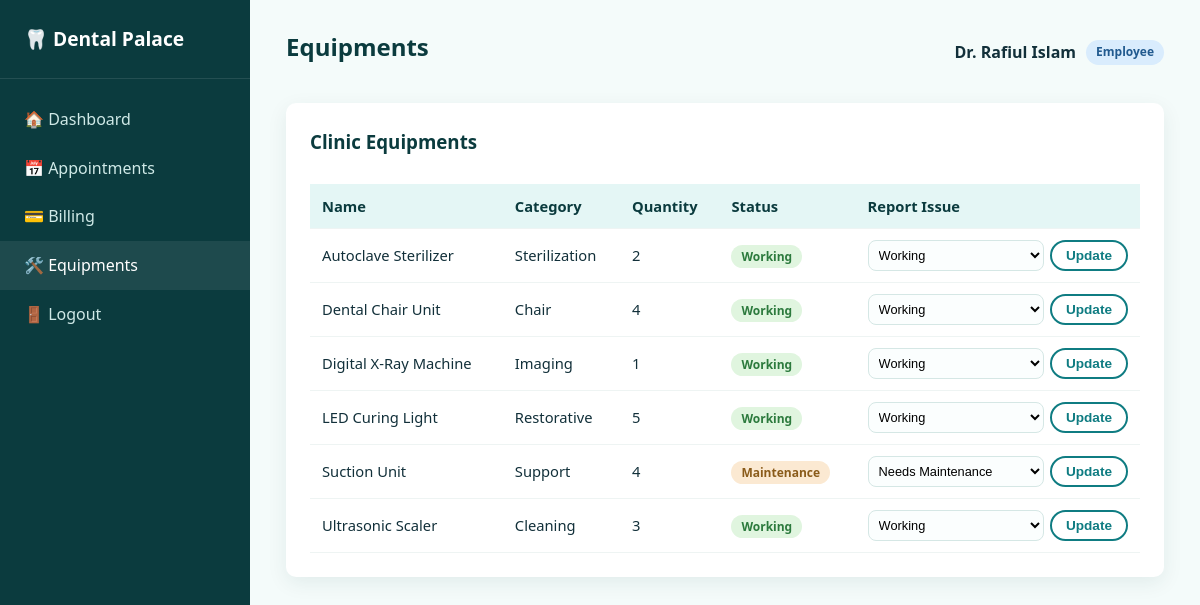
Screenshot of /employee/equipments.php (signed in) with the database file from the repository.
### tables this page shows
CREATE TABLE equipments (
    id INT AUTO_INCREMENT PRIMARY KEY,
    name VARCHAR(120) NOT NULL,
    category VARCHAR(80) DEFAULT NULL,
    quantity INT NOT NULL DEFAULT 1,
    price DECIMAL(10,2) NOT NULL DEFAULT 0,
    purchase_date DATE DEFAULT NULL,
    status ENUM('working','maintenance','damaged') NOT NULL DEFAULT 'working',
    created_at TIMESTAMP DEFAULT CURRENT_TIMESTAMP
);

### includes/auth.php (called while the page is built, shortened)
<?php
function h($str) {
    return htmlspecialchars($str ?? '', ENT_QUOTES, 'UTF-8');
}

### employee/equipments.php (the view, shortened to what this page needs)
<?php
require_once __DIR__ . '/../includes/auth.php';
$equipments = $conn->query("SELECT * FROM equipments ORDER BY name ASC");
require_once __DIR__ . '/../includes/dash_header.php';
?>
<div class="panel">
  <div class="panel-head"><h3>Clinic Equipments</h3></div>
  <table>
    <tr><th>Name</th><th>Category</th><th>Quantity</th><th>Status</th><th>Report Issue</th></tr>
    <?php if ($equipments->num_rows === 0): ?>
      <tr><td colspan="5" class="empty-state">No equipment recorded.</td></tr>
    <?php else: while ($eq = $equipments->fetch_assoc()): ?>
      <tr>
        <td><?php echo h($eq['name']); ?></td>
        <td><?php echo h($eq['category']); ?></td>
        <td><?php echo (int)$eq['quantity']; ?></td>
        <td><span class="status status-<?php echo $eq['status']; ?>"><?php echo $eq['status']; ?></span></td>
        <td>
          <form method="POST" style="display:flex; gap:6px;">
            <select name="status" class="form-control" style="padding:6px; font-size:.8rem;">
              <option value="working" <?php echo $eq['status']==='working'?'selected':''; ?>>Working</option>
              <option value="maintenance" <?php echo $eq['status']==='maintenance'?'selected':''; ?>>Needs Maintenance</option>
            </select>
            <button type="submit" class="btn btn-sm btn-outline">Update</button>
          </form>
        </td>
      </tr>
    <?php endwhile; endif; ?>
  </table>
</div>
<?php require_once __DIR__ . '/../includes/dash_footer.php'; ?>

### assets/css/style.css (style rules this page uses)
:root { --teal-900:#0b3b3e; --teal-700:#0f7c82; --teal-500:#17a6ad; --teal-100:#e4f6f5; --mint-bg:#f4fbfa; --navy:#12303a; --ink-soft:#5b7b83; --white:#ffffff; --amber:#e0a63e; --danger:#c1443b; --success:#2f9e63; --radius:10px; --shadow:0 6px 20px rgba(15,60,64,0.08); font-family:'Segoe UI', 'Poppins', Arial, sans-serif; }
* { box-sizing:border-box; }
body { margin:0; background:var(--mint-bg); color:var(--navy); line-height:1.55; }
h1,h2,h3,h4 { font-family:'Poppins','Segoe UI',sans-serif; color:var(--teal-900); margin:0 0 .5em; }
.btn { display:inline-block; padding:10px 22px; border-radius:30px; border:none; background:var(--teal-700); color:#fff; font-weight:600; cursor:pointer; transition:.2s; text-align:center; }
.btn-outline { background:transparent; color:var(--teal-700); border:2px solid var(--teal-700); }
.btn-sm { padding:6px 14px; font-size:.85rem; border-radius:20px; }
.form-control { width:100%; padding:11px 14px; border:1px solid #d5e7e5; border-radius:8px; font-size:.95rem; background:#fbfefe; }
.panel { background:#fff; border-radius:var(--radius); box-shadow:var(--shadow); padding:24px; margin-bottom:26px; }
.panel-head { display:flex; justify-content:space-between; align-items:center; margin-bottom:18px; flex-wrap:wrap; gap:10px; }
table { width:100%; border-collapse:collapse; font-size:.92rem; }
th,td { padding:11px 12px; text-align:left; border-bottom:1px solid #eef4f3; }
th { background:var(--teal-100); color:var(--teal-900); font-weight:700; }
.status { padding:3px 10px; border-radius:20px; font-size:.75rem; font-weight:700; text-transform:capitalize; }
.status-pending, .status-unpaid, .status-maintenance { background:#fbe9d2; color:#8a5b1a; }
.status-completed, .status-paid, .status-working, .status-active { background:#e0f5df; color:#2c7a3d; }

### rows the page displays
equipments: name "Autoclave Sterilizer", category "Sterilization", quantity "2", status "Working"
equipments: name "Dental Chair Unit", category "Chair", quantity "4", status "Working"
equipments: name "Digital X-Ray Machine", category "Imaging", quantity "1", status "Working"
equipments: name "LED Curing Light", category "Restorative", quantity "5", status "Working"
equipments: name "Suction Unit", category "Support", quantity "4", status "Maintenance", status "Needs Maintenance"
equipments: name "Ultrasonic Scaler", category "Cleaning", quantity "3", status "Working"

### other values shown
$item[0] "🏠 Dashboard"
$item[0] "📅 Appointments"
$item[0] "💳 Billing"
$item[0] "🛠️ Equipments"
$pageTitle "Equipments"
$u['name'] "Dr. Rafiul Islam"
$role "Employee"
